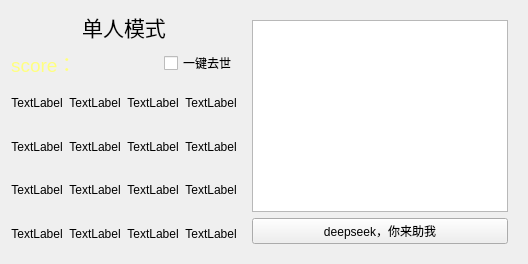
      <widget class="QWidget" name="page">
       <layout class="QGridLayout" name="gridLayout_10" rowstretch="1,1,6" columnstretch="1,0,0,0">
        <item row="0" column="3" rowspan="3">
         <widget class="QFrame" name="deepseek">
          <layout class="QVBoxLayout" name="verticalLayout_5">
           <item>
            <widget class="QTextEdit" name="textEdit"/>
           </item>
           <item>
            <widget class="QPushButton" name="pushButton">
             <property name="text">
              <string>deepseek，你来助我</string>
             </property>
            </widget>
           </item>
          </layout>
         </widget>
        </item>
        <item row="1" column="0">
         <widget class="QLabel" name="score_label">
          <property name="styleSheet">
           <string notr="true">color: rgb(255, 255, 127);</string>
          </property>
          <property name="text">
           <string>&lt;html&gt;&lt;head/&gt;&lt;body&gt;&lt;p&gt;&lt;span style=&quot; font-size:14pt;&quot;&gt;score：&lt;/span&gt;&lt;/p&gt;&lt;/body&gt;&lt;/html&gt;</string>
          </property>
         </widget>
        </item>
        <item row="1" column="2">
         <widget class="QCheckBox" name="checkBox">
          <property name="text">
           <string>一键去世</string>
          </property>
         </widget>
        </item>
        <item row="2" column="0" colspan="3">
         <layout class="QGridLayout" name="gridLayout">
          <item row="0" column="0">
           <widget class="QLabel" name="label_1">
            <property name="text">
             <string>&lt;html&gt;&lt;head/&gt;&lt;body&gt;&lt;p align=&quot;center&quot;&gt;TextLabel&lt;/p&gt;&lt;/body&gt;&lt;/html&gt;</string>
            </property>
           </widget>
          </item>
          <item row="0" column="1">
           <widget class="QLabel" name="label_2">
            <property name="text">
             <string>&lt;html&gt;&lt;head/&gt;&lt;body&gt;&lt;p align=&quot;center&quot;&gt;TextLabel&lt;/p&gt;&lt;/body&gt;&lt;/html&gt;</string>
            </property>
           </widget>
          </item>
          <item row="0" column="2">
           <widget class="QLabel" name="label_3">
            <property name="text">
             <string>&lt;html&gt;&lt;head/&gt;&lt;body&gt;&lt;p align=&quot;center&quot;&gt;TextLabel&lt;/p&gt;&lt;/body&gt;&lt;/html&gt;</string>
            </property>
           </widget>
          </item>
          <item row="0" column="3">
           <widget class="QLabel" name="label_4">
            <property name="text">
             <string>&lt;html&gt;&lt;head/&gt;&lt;body&gt;&lt;p align=&quot;center&quot;&gt;TextLabel&lt;/p&gt;&lt;/body&gt;&lt;/html&gt;</string>
            </property>
           </widget>
          </item>
          <item row="1" column="0">
           <widget class="QLabel" name="label_5">
            <property name="text">
             <string>&lt;html&gt;&lt;head/&gt;&lt;body&gt;&lt;p align=&quot;center&quot;&gt;TextLabel&lt;/p&gt;&lt;/body&gt;&lt;/html&gt;</string>
            </property>
           </widget>
          </item>
          <item row="1" column="1">
           <widget class="QLabel" name="label_6">
            <property name="text">
             <string>&lt;html&gt;&lt;head/&gt;&lt;body&gt;&lt;p align=&quot;center&quot;&gt;TextLabel&lt;/p&gt;&lt;/body&gt;&lt;/html&gt;</string>
            </property>
           </widget>
          </item>
          <item row="1" column="2">
           <widget class="QLabel" name="label_7">
            <property name="text">
             <string>&lt;html&gt;&lt;head/&gt;&lt;body&gt;&lt;p align=&quot;center&quot;&gt;TextLabel&lt;/p&gt;&lt;/body&gt;&lt;/html&gt;</string>
            </property>
           </widget>
          </item>
          <item row="1" column="3">
           <widget class="QLabel" name="label_8">
            <property name="text">
             <string>&lt;html&gt;&lt;head/&gt;&lt;body&gt;&lt;p align=&quot;center&quot;&gt;TextLabel&lt;/p&gt;&lt;/body&gt;&lt;/html&gt;</string>
            </property>
           </widget>
          </item>
          <item row="2" column="0">
           <widget class="QLabel" name="label_9">
            <property name="text">
             <string>&lt;html&gt;&lt;head/&gt;&lt;body&gt;&lt;p align=&quot;center&quot;&gt;TextLabel&lt;/p&gt;&lt;/body&gt;&lt;/html&gt;</string>
            </property>
           </widget>
          </item>
          <item row="2" column="1">
           <widget class="QLabel" name="label_10">
            <property name="text">
             <string>&lt;html&gt;&lt;head/&gt;&lt;body&gt;&lt;p align=&quot;center&quot;&gt;TextLabel&lt;/p&gt;&lt;/body&gt;&lt;/html&gt;</string>
            </property>
           </widget>
          </item>
          <item row="2" column="2">
           <widget class="QLabel" name="label_11">
            <property name="text">
             <string>&lt;html&gt;&lt;head/&gt;&lt;body&gt;&lt;p align=&quot;center&quot;&gt;TextLabel&lt;/p&gt;&lt;/body&gt;&lt;/html&gt;</string>
            </property>
           </widget>
          </item>
          <item row="2" column="3">
           <widget class="QLabel" name="label_12">
            <property name="text">
             <string>&lt;html&gt;&lt;head/&gt;&lt;body&gt;&lt;p align=&quot;center&quot;&gt;TextLabel&lt;/p&gt;&lt;/body&gt;&lt;/html&gt;</string>
            </property>
           </widget>
          </item>
          <item row="3" column="0">
           <widget class="QLabel" name="label_13">
            <property name="text">
             <string>&lt;html&gt;&lt;head/&gt;&lt;body&gt;&lt;p align=&quot;center&quot;&gt;TextLabel&lt;/p&gt;&lt;/body&gt;&lt;/html&gt;</string>
            </property>
           </widget>
          </item>
          <item row="3" column="1">
           <widget class="QLabel" name="label_14">
            <property name="text">
             <string>&lt;html&gt;&lt;head/&gt;&lt;body&gt;&lt;p align=&quot;center&quot;&gt;TextLabel&lt;/p&gt;&lt;/body&gt;&lt;/html&gt;</string>
            </property>
           </widget>
          </item>
          <item row="3" column="2">
           <widget class="QLabel" name="label_15">
            <property name="text">
             <string>&lt;html&gt;&lt;head/&gt;&lt;body&gt;&lt;p align=&quot;center&quot;&gt;TextLabel&lt;/p&gt;&lt;/body&gt;&lt;/html&gt;</string>
            </property>
           </widget>
          </item>
          <item row="3" column="3">
           <widget class="QLabel" name="label_16">
            <property name="text">
             <string>&lt;html&gt;&lt;head/&gt;&lt;body&gt;&lt;p align=&quot;center&quot;&gt;TextLabel&lt;/p&gt;&lt;/body&gt;&lt;/html&gt;</string>
            </property>
           </widget>
          </item>
         </layout>
        </item>
        <item row="0" column="0" colspan="3">
         <widget class="QLabel" name="label">
          <property name="text">
           <string>&lt;html&gt;&lt;head/&gt;&lt;body&gt;&lt;p align=&quot;center&quot;&gt;&lt;span style=&quot; font-size:16pt;&quot;&gt;单人模式&lt;/span&gt;&lt;/p&gt;&lt;/body&gt;&lt;/html&gt;</string>
          </property>
         </widget>
        </item>
       </layout>
      </widget>
